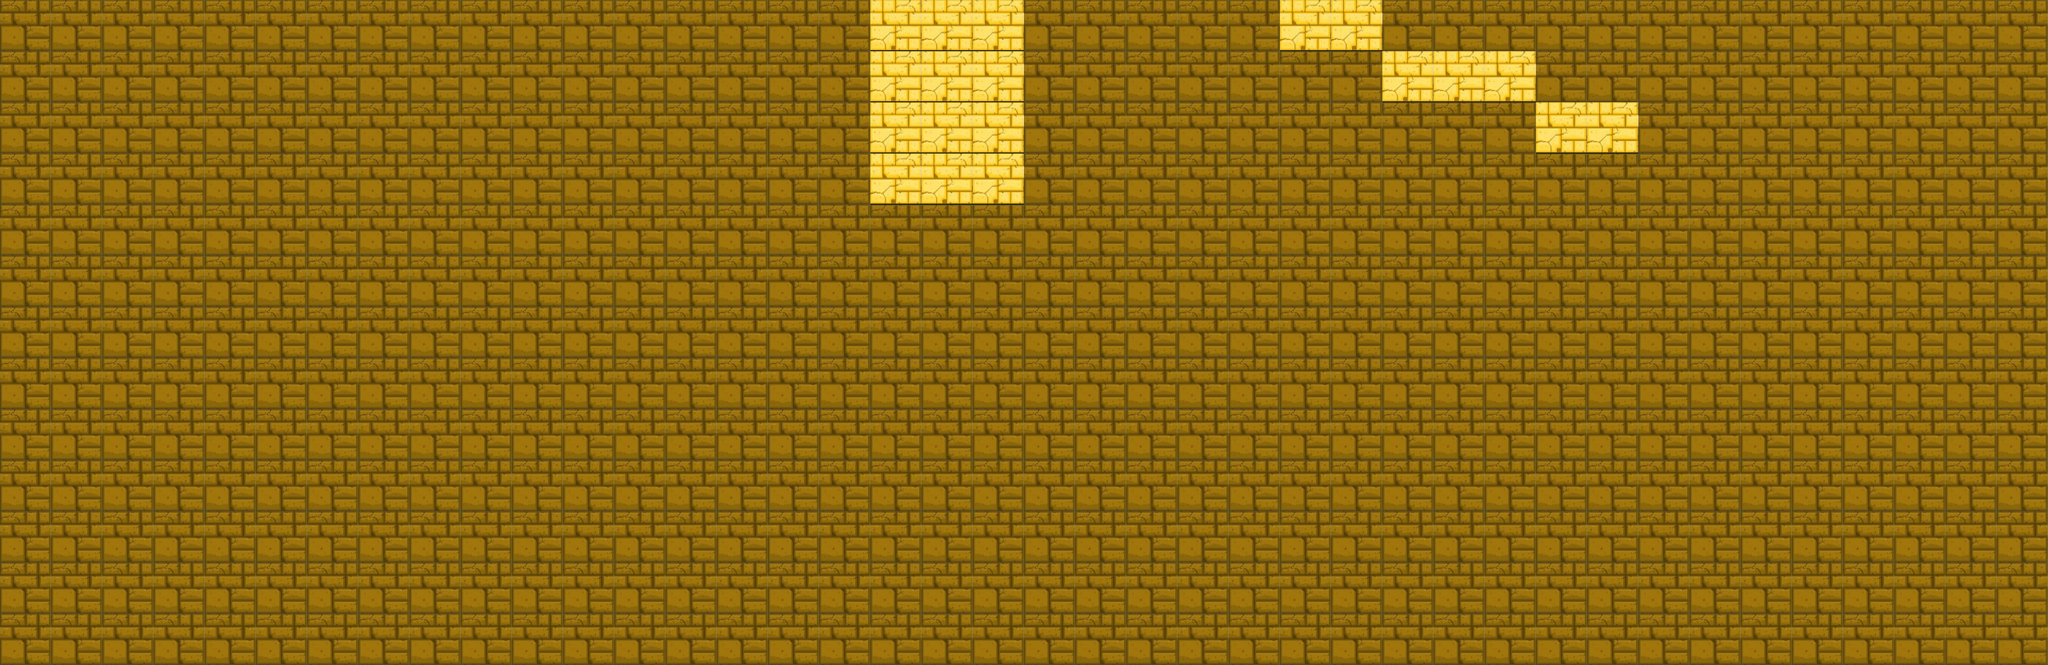

This is a level from a 2D game, rendered from its Tiled map with the project's own tilesets. A one-line summary and the complete map file follow:
An orthogonal 40x13 tile map with 64x64 px tiles, 1 tile layer (fondo), 1 hidden layer not drawn.

<map version="1.5" tiledversion="1.7.2" orientation="orthogonal" renderorder="right-down" width="40" height="13" tilewidth="64" tileheight="64" infinite="0" nextlayerid="3" nextobjectid="1">
 <tileset firstgid="1" source="ts64a.tsx" />
 <layer id="1" name="fondo" width="40" height="13">
  <data encoding="csv">
1,1,1,1,1,1,1,1,1,1,1,1,1,1,1,1,1,7,7,7,1,1,1,1,1,7,7,1,1,1,1,1,1,1,1,1,1,1,1,1,
1,1,1,1,1,1,1,1,1,1,1,1,1,1,1,1,1,7,7,7,1,1,1,1,1,1,1,7,7,7,1,1,1,1,1,1,1,1,1,1,
1,1,1,1,1,1,1,1,1,1,1,1,1,1,1,1,1,7,7,7,1,1,1,1,1,1,1,1,1,1,7,7,1,1,1,1,1,1,1,1,
1,1,1,1,1,1,1,1,1,1,1,1,1,1,1,1,1,7,7,7,1,1,1,1,1,1,1,1,1,1,1,1,1,1,1,1,1,1,1,1,
1,1,1,1,1,1,1,1,1,1,1,1,1,1,1,1,1,1,1,1,1,1,1,1,1,1,1,1,1,1,1,1,1,1,1,1,1,1,1,1,
1,1,1,1,1,1,1,1,1,1,1,1,1,1,1,1,1,1,1,1,1,1,1,1,1,1,1,1,1,1,1,1,1,1,1,1,1,1,1,1,
1,1,1,1,1,1,1,1,1,1,1,1,1,1,1,1,1,1,1,1,1,1,1,1,1,1,1,1,1,1,1,1,1,1,1,1,1,1,1,1,
1,1,1,1,1,1,1,1,1,1,1,1,1,1,1,1,1,1,1,1,1,1,1,1,1,1,1,1,1,1,1,1,1,1,1,1,1,1,1,1,
1,1,1,1,1,1,1,1,1,1,1,1,1,1,1,1,1,1,1,1,1,1,1,1,1,1,1,1,1,1,1,1,1,1,1,1,1,1,1,1,
1,1,1,1,1,1,1,1,1,1,1,1,1,1,1,1,1,1,1,1,1,1,1,1,1,1,1,1,1,1,1,1,1,1,1,1,1,1,1,1,
1,1,1,1,1,1,1,1,1,1,1,1,1,1,1,1,1,1,1,1,1,1,1,1,1,1,1,1,1,1,1,1,1,1,1,1,1,1,1,1,
1,1,1,1,1,1,1,1,1,1,1,1,1,1,1,1,1,1,1,1,1,1,1,1,1,1,1,1,1,1,1,1,1,1,1,1,1,1,1,1,
1,1,1,1,1,1,1,1,1,1,1,1,1,1,1,1,1,1,1,1,1,1,1,1,1,1,1,1,1,1,1,1,1,1,1,1,1,1,1,1
</data>
 </layer>
 <layer id="2" name="Plataforma" width="40" height="13" visible="0">
  <data encoding="csv">
0,7,0,0,0,0,0,0,0,0,0,0,0,0,0,0,0,0,0,0,0,0,0,0,0,0,0,0,0,0,0,0,0,0,0,0,0,0,0,0,
0,7,0,0,0,0,0,0,0,0,0,0,0,0,0,0,0,0,0,0,0,0,0,0,0,0,0,0,0,0,0,0,0,0,0,0,0,0,0,0,
0,7,0,0,0,0,0,0,0,0,0,0,0,0,0,0,0,0,0,0,0,0,0,0,0,0,0,0,0,0,0,0,0,0,0,0,0,0,0,0,
7,7,0,0,0,0,7,7,7,7,7,0,0,0,0,0,0,0,0,0,0,0,0,0,0,0,0,0,0,0,0,0,0,0,0,0,0,0,0,0,
0,0,0,0,0,0,0,0,0,0,0,0,0,0,0,0,0,0,0,0,0,0,0,0,0,0,0,0,0,0,0,0,2,3,3,3,3,3,0,0,
0,0,0,0,0,0,0,0,0,0,0,0,0,0,0,0,0,0,0,0,0,0,7,7,7,7,7,7,7,0,0,0,6,0,0,0,0,0,0,0,
0,0,0,0,0,0,0,0,0,0,0,0,0,0,0,0,0,0,0,0,0,0,0,0,0,0,0,0,0,0,0,0,6,0,0,0,0,0,0,0,
7,7,7,7,0,0,0,0,0,0,0,0,0,0,0,0,0,0,0,0,0,0,0,0,0,0,0,0,0,0,0,0,6,0,0,0,0,0,0,0,
0,0,0,7,0,0,0,0,0,0,0,0,3,3,3,3,3,3,3,3,0,0,0,0,0,0,0,0,0,0,0,0,6,0,0,0,0,0,0,0,
0,0,7,7,0,0,0,0,0,0,0,0,0,0,0,0,0,0,0,3,0,0,0,0,0,0,0,0,0,0,0,0,6,0,0,0,0,0,0,0,
0,0,7,0,7,7,7,7,7,7,7,0,0,0,0,0,0,0,0,3,3,7,7,7,7,7,7,7,7,7,7,7,6,0,0,0,0,0,0,0,
0,0,7,0,0,0,0,0,0,0,0,0,0,0,0,0,0,0,0,0,0,0,0,0,0,0,0,0,0,0,0,0,0,0,0,0,0,0,0,0,
0,0,7,0,0,0,0,0,0,0,0,0,0,7,7,7,7,0,0,0,0,0,0,0,0,0,0,0,0,0,0,0,0,0,0,0,0,0,0,0
</data>
 </layer>
</map>